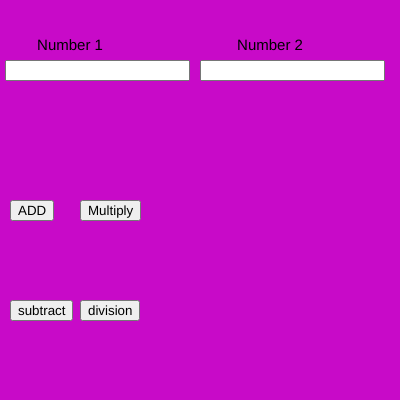
Frame 1 (no input)
Frame 60 (no input): identical to frame 1, image omitted
Frame 120 (the mouse pressed at the canvas centre since frame 60): identical to frame 1, image omitted

The p5.js sketch that drew this single still picture (run headless with seeded random() and noise() and a simulated clock; from frame 60 on, the mouse is pressed at the canvas centre):

// p5.js sketch
// ── sketch.js
var n1,n2;
var b1,b2,b3,b4;

function setup() {
  
  createCanvas(400, 400);
  
  num1 = createInput();
  num1.position(5, 60);
  
  num2 = createInput();
  num2.position(200, 60);
  
  b1 = createButton("ADD");
  b1.position(10, 200);
  b1.mousePressed(add);
  
  b2 = createButton("Multiply");
  b2.position(80, 200);
  b2.mousePressed(mul);
  
  b3 = createButton("subtract");
 b3.position(10,300);
   b3.mousePressed(sub);

   b3 = createButton("division");
   b3.position(80,300);
   b3.mousePressed(divi);

  textAlign(CENTER);
  textSize(15);
}

function draw() {
  background(200,10,200)
  text("Number 1",70,50)
  text("Number 2",270,50)
  n1 = parseFloat(num1.value())
  n2 = parseFloat(num2.value())
}
function add(){
  console.log (n1 + n2)
}
function mul(){
  console.log(n1*n2)
}
function sub(){
  console.log(n1-n2);
}
function divi(){
   console.log(n1/n2);
}
